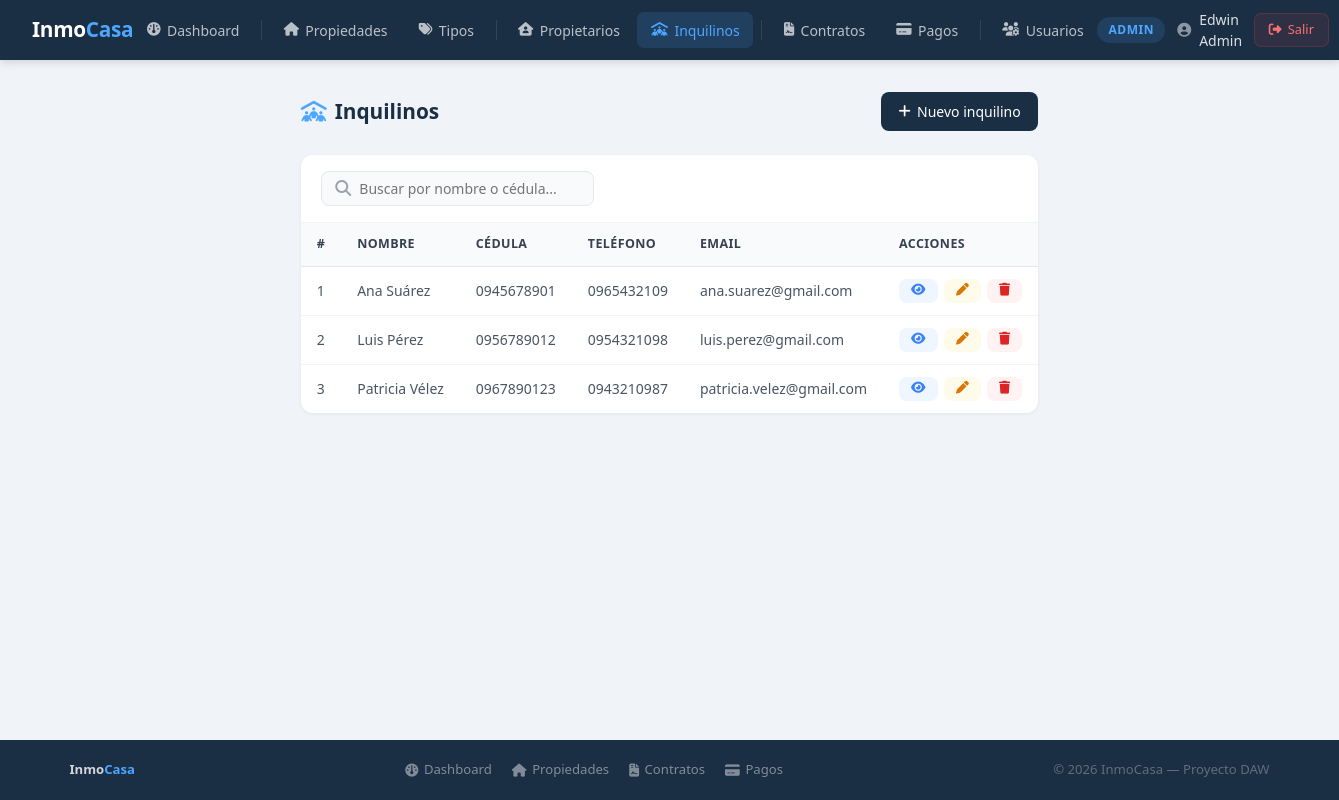
Screenshot of /index.php?action=inquilinos (signed in) with the database file from the repository.
### tables this page shows
CREATE TABLE IF NOT EXISTS inquilinos (
    id INT AUTO_INCREMENT PRIMARY KEY,
    nombre VARCHAR(100) NOT NULL,
    cedula VARCHAR(13) NOT NULL UNIQUE,
    telefono VARCHAR(15),
    email VARCHAR(100) NOT NULL UNIQUE,
    direccion VARCHAR(200),
    referencia VARCHAR(200),
    created_at TIMESTAMP DEFAULT CURRENT_TIMESTAMP
);

### app/controllers/InquilinoController.php (called while the page is built, shortened)
<?php
include_once __DIR__ . '/../models/Inquilino.php';
class InquilinoController {
    private $modelo;
    public function __construct() {
        $this->modelo = new Inquilino();
    }
    public function index() {
        $inquilinos = $this->modelo->obtenerTodos();
        include_once __DIR__ . '/../views/inquilinos/index.php';
    }
}
?>

### config/database.example.php (called while the page is built, shortened)
<?php
class Database{
    private static $conn = null;
    public static function getConexion(){
        if( self::$conn === null){
            try{
                $dsn = 'mysql:host='.DB_HOST .
                ';port='. DB_PORT .
                ';dbname='.DB_NAME .
                ';charset=utf8';
                self::$conn = new PDO($dsn , DB_USER,DB_PASS ,[
                    PDO::ATTR_ERRMODE => PDO::ERRMODE_EXCEPTION,
                    PDO::ATTR_DEFAULT_FETCH_MODE => PDO::FETCH_ASSOC,
                    PDO::ATTR_EMULATE_PREPARES => false,
                ]);
            }catch(PDOException $e){
                die("Error de conexion: ". $e->getMessage());
            }
        }
        return self::$conn;
    }
}
?>

### app/models/Inquilino.php (called while the page is built, shortened)
<?php
class Inquilino {
    private $conn;
    public function __construct() {
        $this->conn = Database::getConexion();
    }
    public function obtenerTodos() {
        try {
            $sql = "SELECT * FROM inquilinos ORDER BY nombre ASC";
            $stmt = $this->conn->prepare($sql);
            $stmt->execute();
            return $stmt->fetchAll();
        } catch (PDOException $e) {
            return ["exito" => false, "mensaje" => "Error al obtener inquilinos: " . $e->getMessage()];
        }
    }
}
?>

### app/views/inquilinos/index.php (the view, shortened to what this page needs)
<?php include_once __DIR__ . '/../layouts/header.php'; ?>
<?php
$inquilinos = $inquilinos ?? [];
$rol = $_SESSION['rol'];
?>
<div class="page-header">
    <div class="page-title">
        <i class="fa-solid fa-people-roof"></i>
        Inquilinos
    </div>
    <?php if ($rol === 'Admin'): ?>
        <a href="<?= BASE_URL ?>?action=inquilino_crear" class="btn btn-primary">
            <i class="fa-solid fa-plus"></i> Nuevo inquilino
        </a>
    <?php endif; ?>
</div>
<div class="table-wrap">
    <div class="table-toolbar">
        <div class="search-box">
            <i class="fa-solid fa-magnifying-glass" style="color:#9ca3af"></i>
            <input type="text" id="buscador"
                   placeholder="Buscar por nombre o cédula..."
                   onkeyup="filtrarTabla()">
        </div>
    </div>
    <?php if (empty($inquilinos)): ?>
        <div class="empty-state">
            <i class="fa-solid fa-users-slash"></i>
            No hay inquilinos registrados
        </div>
    <?php else: ?>
        <table id="tablaInquilinos">
            <thead>
                <tr>
                    <th>#</th>
                    <th>Nombre</th>
                    <th>Cédula</th>
                    <th>Teléfono</th>
                    <th>Email</th>
                    <th>Acciones</th>
                </tr>
            </thead>
            <tbody>
                <?php foreach ($inquilinos as $i): ?>
                <tr>
                    <td><?= $i['id'] ?></td>
                    <td><?= htmlspecialchars($i['nombre']) ?></td>
                    <td><?= htmlspecialchars($i['cedula']) ?></td>
                    <td><?= htmlspecialchars($i['telefono'] ?? '—') ?></td>
                    <td><?= htmlspecialchars($i['email']) ?></td>
                    <td>
                        <div class="acciones">
                            <a href="<?= BASE_URL ?>?action=inquilino_detalle&id=<?= $i['id'] ?>"
                               class="btn btn-sm btn-info" title="Ver detalle">
                                <i class="fa-solid fa-eye"></i>
                            </a>
                            <?php if ($rol === 'Admin'): ?>
                                <a href="<?= BASE_URL ?>?action=inquilino_editar&id=<?= $i['id'] ?>"
                                   class="btn btn-sm btn-warning" title="Editar">
                                    <i class="fa-solid fa-pen"></i>
                                </a>
                                <a href="<?= BASE_URL ?>?action=inquilino_eliminar&id=<?= $i['id'] ?>"
                                   class="btn btn-sm btn-danger" title="Eliminar"
                                   onclick="return confirm('¿Eliminar este inquilino?')">
                                    <i class="fa-solid fa-trash"></i>
                                </a>
                            <?php endif; ?>
                        </div>
                    </td>
                </tr>
                <?php endforeach; ?>
            </tbody>
        </table>
    <?php endif; ?>
</div>
<?php include_once __DIR__ . '/../layouts/footer.php'; ?>

### public/css/style.css (style rules this page uses)
*, *::before, *::after { margin: 0; padding: 0; box-sizing: border-box; }
html { font-size: 16px; }
body { font-family: 'Segoe UI', system-ui, -apple-system, sans-serif; background: #f0f4f8; color: #1a2e44; min-height: 100vh; line-height: 1.5; display: flex; flex-direction: column; }
a { color: #4da6ff; text-decoration: none; transition: color 0.2s; }
.btn { display: inline-flex; align-items: center; gap: 0.4rem; padding: 0.55rem 1.1rem; border-radius: 8px; font-size: 0.875rem; font-weight: 500; text-decoration: none; cursor: pointer; border: none; transition: all 0.2s; white-space: nowrap; }
.btn-primary { background: #1a2e44; color: #fff; }
.btn-warning { background: #fffbeb; color: #d97706; }
.btn-danger { background: #fef2f2; color: #dc2626; }
.btn-info { background: #eff6ff; color: #3b82f6; }
.btn-sm { padding: 0.35rem 0.75rem; font-size: 0.8rem; }
.table-wrap { background: #fff; border-radius: 12px; box-shadow: 0 1px 4px rgba(0,0,0,0.06); overflow: hidden; }
.table-toolbar { padding: 1rem 1.25rem; border-bottom: 1px solid #f3f4f6; display: flex; align-items: center; justify-content: space-between; flex-wrap: wrap; gap: 0.75rem; }
table { width: 100%; border-collapse: collapse; font-size: 0.875rem; }
thead { background: #f8fafc; border-bottom: 1px solid #e5e7eb; }
th { padding: 0.75rem 1rem; text-align: left; font-weight: 600; color: #374151; font-size: 0.78rem; text-transform: uppercase; letter-spacing: 0.4px; white-space: nowrap; }
td { padding: 0.75rem 1rem; color: #4b5563; border-bottom: 1px solid #f3f4f6; vertical-align: middle; }
tr:last-child td { border-bottom: none; }
input[type="text"], input[type="email"], input[type="password"], input[type="number"], input[type="date"], select, textarea { width: 100%; padding: 0.65rem 0.9rem; border: 1.5px solid #e5e7eb; border-radius: 8px; font-size: 0.9rem; color: #1a2e44; background: #fafafa; outline: none; transition: border-color 0.2s, background 0.2s; font-family: inherit; }
.search-box { display: flex; align-items: center; gap: 0.5rem; background: #f8fafc; border: 1.5px solid #e5e7eb; border-radius: 8px; padding: 0.45rem 0.85rem; }
.search-box input { border: none; background: none; outline: none; font-size: 0.875rem; color: #1a2e44; width: 220px; padding: 0; }
.acciones { display: flex; gap: 0.4rem; flex-wrap: wrap; }
.page-header { display: flex; align-items: center; justify-content: space-between; margin-bottom: 1.5rem; flex-wrap: wrap; gap: 1rem; }
.page-title { font-size: 1.3rem; font-weight: 600; color: #1a2e44; display: flex; align-items: center; gap: 0.5rem; }
.page-title i { color: #4da6ff; }

### app/views/layouts/header.php (style rules this page uses)
* { margin: 0; padding: 0; box-sizing: border-box; }
body { font-family: 'Segoe UI', sans-serif; background: #f0f4f8; min-height: 100vh; display: flex; flex-direction: column; }

### rows the page displays
inquilinos: id "1", nombre "Ana Suárez", cedula "0945678901", telefono "0965432109", email "ana.suarez@gmail.com"
inquilinos: id "2", nombre "Luis Pérez", cedula "0956789012", telefono "0954321098", email "luis.perez@gmail.com"
inquilinos: id "3", nombre "Patricia Vélez", cedula "0967890123", telefono "0943210987", email "patricia.velez@gmail.com"

### other values shown
$rol "ADMIN"
$nombre "Edwin Admin"
